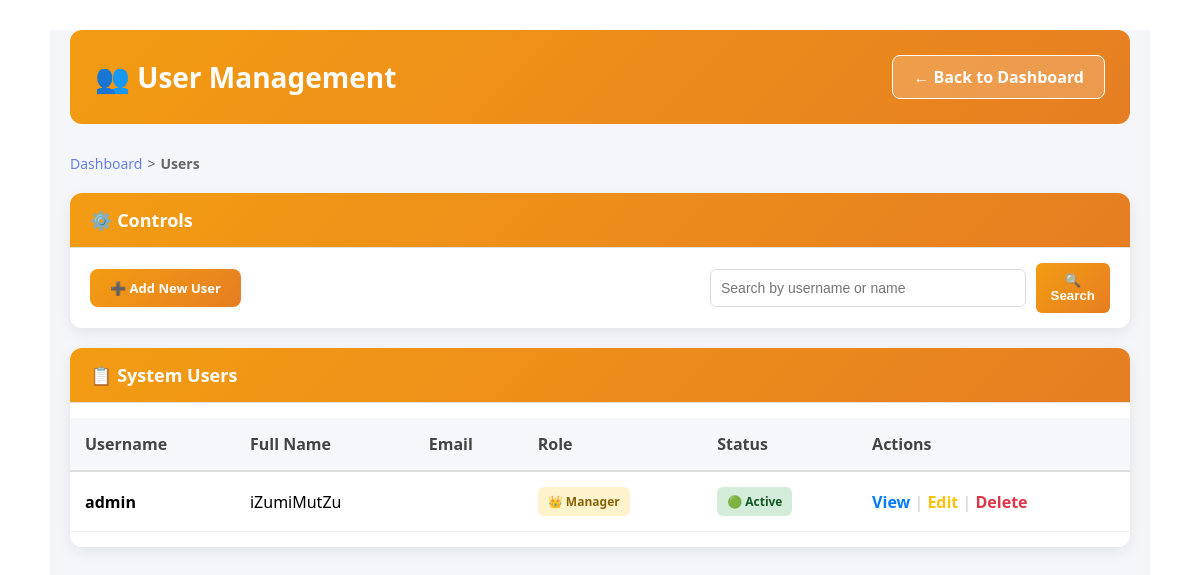
The page /users/ (signed in) on the database its author committed.
### POS/models.py (models this page shows, shortened)
class CustomUser(AbstractUser):
    phone = models.CharField(max_length=15, blank=True)
    address = models.TextField(blank=True)
    is_cashier = models.BooleanField(default=False)
    is_manager = models.BooleanField(default=False)
    groups = models.ManyToManyField(
        Group,
        verbose_name=('groups'),
        blank=True,
        help_text=(
            'The groups this user belongs to. A user will get all permissions '
            'granted to each of their groups.'
        ),
        related_name="customuser_groups", # <--- UNIQUE RELATED_NAME 1
        related_query_name="customuser",
    )
    user_permissions = models.ManyToManyField(
        Permission,
        verbose_name=('user permissions'),
        blank=True,
        help_text=('Specific permissions for this user.'),
        related_name="customuser_permissions", # <--- UNIQUE RELATED_NAME 2
        related_query_name="customuser",
    )

### POS/views.py (the view)
# urls.py: path('users/', views.user_list, name='user_list'),
@login_required(login_url='login')
def user_list(request):
    if not (request.user.is_staff or request.user.is_manager):
        messages.error(request, 'You do not have permission to access user management.')
        return redirect('dashboard')
    users = CustomUser.objects.all()
    role = request.GET.get('role')
    if role == 'cashier':
        users = users.filter(is_cashier=True)
    elif role == 'manager':
        users = users.filter(is_manager=True)
    search = request.GET.get('search')
    if search:
        users = users.filter(
            models.Q(username__icontains=search) |
            models.Q(first_name__icontains=search) |
            models.Q(last_name__icontains=search)
        )
    context = {
        'users': users,
    }
    return render(request, 'POS/user_list.html', context)

### POS/templates/POS/user_list.html (shortened to what this page needs)
{% extends 'base.html' %}
{% block content %}
<div style="background: linear-gradient(135deg, #ffffff 0%, #ffffff 100%); min-height: 100vh; padding: 30px 0;">
<div class="pos-container-modern">
    <div style="display: flex; justify-content: space-between; align-items: center; margin-bottom: 30px; background: linear-gradient(135deg, #f39c12 0%, #e67e22 100%); padding: 25px; border-radius: 12px;">
        <h1 style="margin: 0; color: white; font-size: 28px;">👥 User Management</h1>
        <a href="{% url 'dashboard' %}" class="btn-cancel-modern-header">← Back to Dashboard</a>
    </div>
    <div class="breadcrumb" style="margin-bottom: 20px; font-size: 14px; color: #666;">
        <a href="{% url 'dashboard' %}" style="color: #667eea; text-decoration: none;">Dashboard</a>
        <span style="margin: 0 5px;">></span>
        <span style="font-weight: 600;">Users</span>
    </div>
    <div class="form-card" style="margin-bottom: 20px;">
        <div class="card-header" style="background: linear-gradient(135deg, #f39c12 0%, #e67e22 100%);">
            <h2 style="margin: 0; display: flex; align-items: center; gap: 10px;">⚙️ Controls</h2>
        </div>
        <div class="card-body" style="display: flex; justify-content: space-between; align-items: center; padding: 15px 20px;">
            <a href="{% url 'user_create' %}" class="btn-save-modern" style="background: linear-gradient(135deg, #f39c12 0%, #e67e22 100%); padding: 10px 20px; margin: 0; max-width: 180px;">➕ Add New User</a>
            <form method="GET" class="search-form" style="display: flex; gap: 10px; max-width: 400px; flex: 1; justify-content: flex-end;">
                <input type="text" name="search" placeholder="Search by username or name" value="{{ request.GET.search }}" class="search-input"
                    style="padding: 10px; border: 1px solid #ddd; border-radius: 6px; font-size: 14px; flex: 1; transition: all 0.3s ease;">
                <button type="submit" class="btn-search-modern" style="padding: 10px 15px; background: linear-gradient(135deg, #f39c12 0%, #e67e22 100%); color: white; border: none; border-radius: 6px; cursor: pointer;">🔍 Search</button>
            </form>
        </div>
    </div>
    {% if users %}
        <div class="form-card">
            <div class="card-header" style="background: linear-gradient(135deg, #f39c12 0%, #e67e22 100%);">
                <h2 style="margin: 0; display: flex; align-items: center; gap: 10px;">📋 System Users</h2>
            </div>
            <div class="card-body" style="padding: 0;">
                <div class="table-container" style="overflow-x: auto;">
                    <table class="data-table" style="width: 100%; border-collapse: collapse;">
                        <thead>
                            <tr style="background-color: #f5f7fa;">
                                <th style="padding: 15px; text-align: left; font-weight: 700; color: #444; border-bottom: 2px solid #e0e0e0;">Username</th>
                                <th style="padding: 15px; text-align: left; font-weight: 700; color: #444; border-bottom: 2px solid #e0e0e0;">Full Name</th>
                                <th style="padding: 15px; text-align: left; font-weight: 700; color: #444; border-bottom: 2px solid #e0e0e0;">Email</th>
                                <th style="padding: 15px; text-align: left; font-weight: 700; color: #444; border-bottom: 2px solid #e0e0e0;">Role</th>
                                <th style="padding: 15px; text-align: left; font-weight: 700; color: #444; border-bottom: 2px solid #e0e0e0;">Status</th>
                                <th style="padding: 15px; text-align: left; font-weight: 700; color: #444; border-bottom: 2px solid #e0e0e0;">Actions</th>
                            </tr>
                        </thead>
                        <tbody>
                            {% for user in users %}
                                <tr style="border-bottom: 1px solid #eee;">
                                    <td style="padding: 15px;"><strong>{{ user.username }}</strong></td>
                                    <td style="padding: 15px;">{{ user.first_name }} {{ user.last_name }}</td>
                                    <td style="padding: 15px;">{{ user.email }}</td>
                                    <td style="padding: 15px;">
                                        {% if user.is_manager %}
                                            <span class="badge badge-manager-modern">👑 Manager</span>
                                        {% elif user.is_cashier %}
                                            <span class="badge badge-cashier-modern">💵 Cashier</span>
                                        {% else %}
                                            <span class="badge badge-user-modern">👤 User</span>
                                        {% endif %}
                                    </td>
                                    <td style="padding: 15px;">
                                        {% if user.is_active %}
                                            <span class="badge badge-status-active">🟢 Active</span>
                                        {% else %}
                                            <span class="badge badge-status-inactive">🔴 Inactive</span>
                                        {% endif %}
                                    </td>
                                    <td style="padding: 15px;">
                                        <a href="{% url 'user_view' user.id %}" class="btn-action-view">View</a>
                                        <span style="color: #ccc;">|</span>
                                        <a href="{% url 'user_edit' user.id %}" class="btn-action-edit">Edit</a>
                                        <span style="color: #ccc;">|</span>
                                        <a href="{% url 'user_delete' user.id %}" class="btn-action-delete">Delete</a>
                                    </td>
                                </tr>
                            {% endfor %}
                        </tbody>
                    </table>
                </div>
            </div>
        </div>
    {% endif %}
</div>
</div>
{% endblock %}

### templates/base.html (style rules this page uses)
* { margin: 0; padding: 0; box-sizing: border-box; }
html { width: 100%; overflow-x: hidden; }
body { font-family: 'Segoe UI', Tahoma, Geneva, Verdana, sans-serif; background: linear-gradient(135deg, #667eea 0%, #764ba2 100%); min-height: 100vh; width: 100%; max-width: 100%; overflow-x: hidden; }
.table-container { overflow-x: auto; margin: 15px 0; }
.pos-container-modern { width: 100%; max-width: 1100px; margin: 0 auto; padding: 15px; background: #f5f6fa; min-height: 100vh; }
.form-card { background: white; border-radius: 12px; box-shadow: 0 2px 8px rgba(0, 0, 0, 0.08); overflow: hidden; animation: slideUp 0.4s ease-out; }
.card-header { display: flex; align-items: center; gap: 15px; background: linear-gradient(135deg, #667eea 0%, #764ba2 100%); color: white; padding: 20px; }
.card-header h2 { margin: 0; font-size: 18px; font-weight: 600; }
.card-body { padding: 15px; }
.btn-save-modern, .btn-cancel-modern, .btn-exit-modern { padding: 11px 18px; border: none; border-radius: 6px; font-size: 13px; cursor: pointer; transition: all 0.3s; font-weight: 600; display: flex; align-items: center; gap: 6px; text-decoration: none; white-space: nowrap; }
.btn-save-modern { background: linear-gradient(135deg, #667eea 0%, #764ba2 100%); color: white; }

### POS/templates/POS/user_list.html (style rules this page uses)
.pos-container-modern { max-width: 1100px; margin: 0 auto; padding: 0 20px; }
.form-card { background: white; border-radius: 12px; box-shadow: 0 4px 15px rgba(0, 0, 0, 0.08); overflow: hidden; margin-bottom: 20px; }
.card-header { color: white; padding: 15px 20px; font-size: 18px; font-weight: 700; border-bottom: 1px solid #e0e0e0; }
.card-body { padding: 20px; }
.search-form { display: flex; gap: 10px; align-items: center; }
.search-input { padding: 10px 15px; border: 1px solid #ddd; border-radius: 6px; font-size: 14px; transition: all 0.3s ease; flex: 1; }
.btn-save-modern { padding: 12px 25px; border-radius: 8px; font-weight: 600; text-decoration: none; color: white; background-color: #ff8c42; border: none; cursor: pointer; transition: background-color 0.3s ease, transform 0.1s ease; display: inline-flex; align-items: center; gap: 8px; }
.btn-cancel-modern-header { padding: 10px 20px; border-radius: 8px; font-weight: 600; text-decoration: none; color: white; background-color: rgba(255, 255, 255, 0.2); border: 1px solid white; cursor: pointer; transition: all 0.3s ease; display: inline-flex; align-items: center; gap: 8px; }
.btn-search-modern { flex: 0; padding: 10px 15px; background-color: #ff8c42; color: white; border: none; border-radius: 6px; font-weight: 600; cursor: pointer; transition: all 0.3s ease; }
.badge { display: inline-flex; align-items: center; padding: 6px 10px; border-radius: 6px; font-size: 12px; font-weight: 700; gap: 5px; }
.badge-manager-modern { background-color: #fff3cd; color: #856404; }
.badge-status-active { background-color: #d4edda; color: #155724; }
.btn-action-view { color: #007bff; text-decoration: none; font-weight: 600; transition: color 0.2s ease; }
.btn-action-edit { color: #ffc107; text-decoration: none; font-weight: 600; transition: color 0.2s ease; }
.btn-action-delete { color: #dc3545; text-decoration: none; font-weight: 600; transition: color 0.2s ease; }
.breadcrumb { display: flex; align-items: center; }
.breadcrumb a { color: #667eea; text-decoration: none; transition: color 0.3s ease; }

### rows shown on the page
CustomUser: username "admin", first_name "iZumiMutZu", is_manager "👑 Manager", is_active "🟢 Active"
